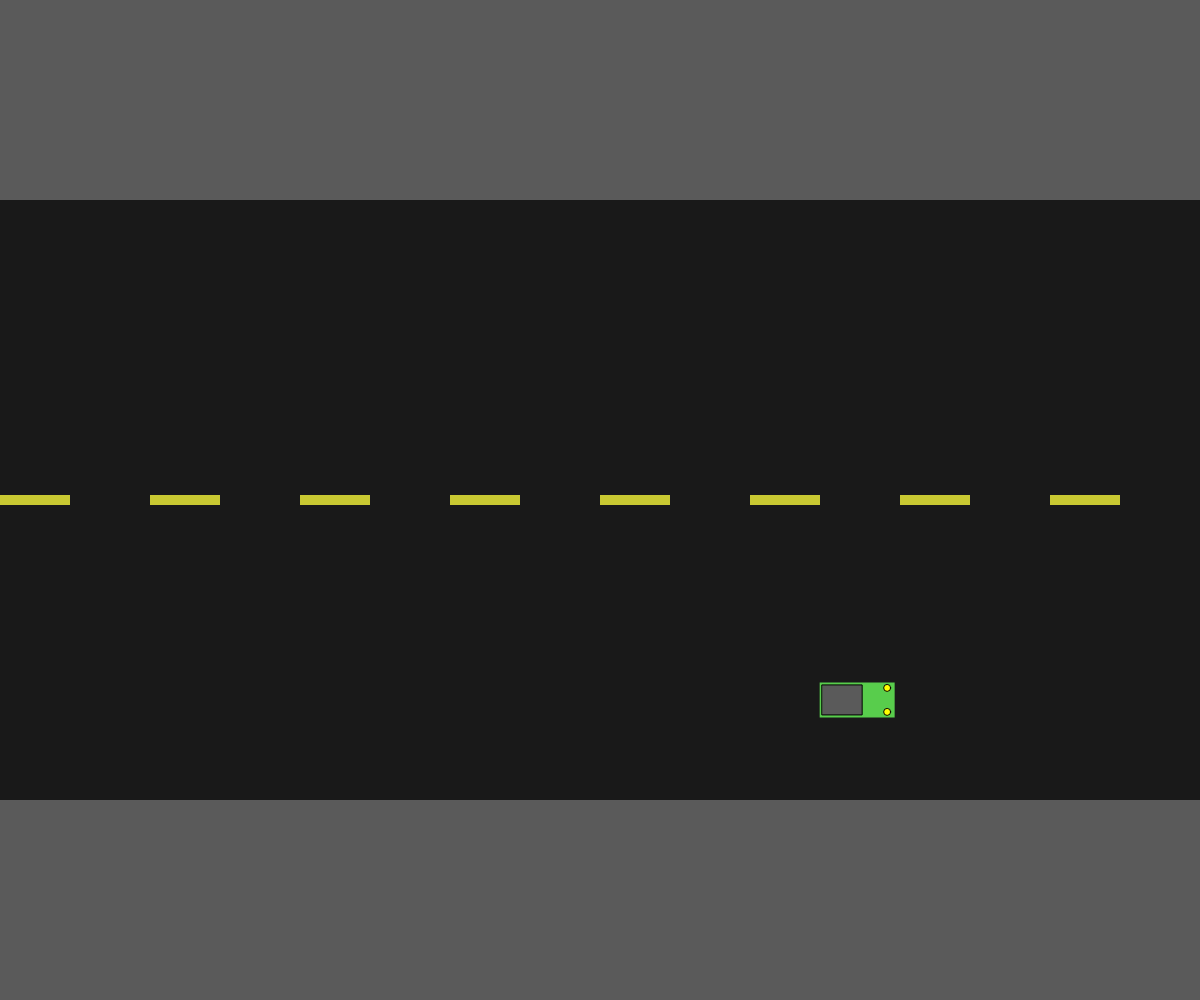
Frame 1 (no input)
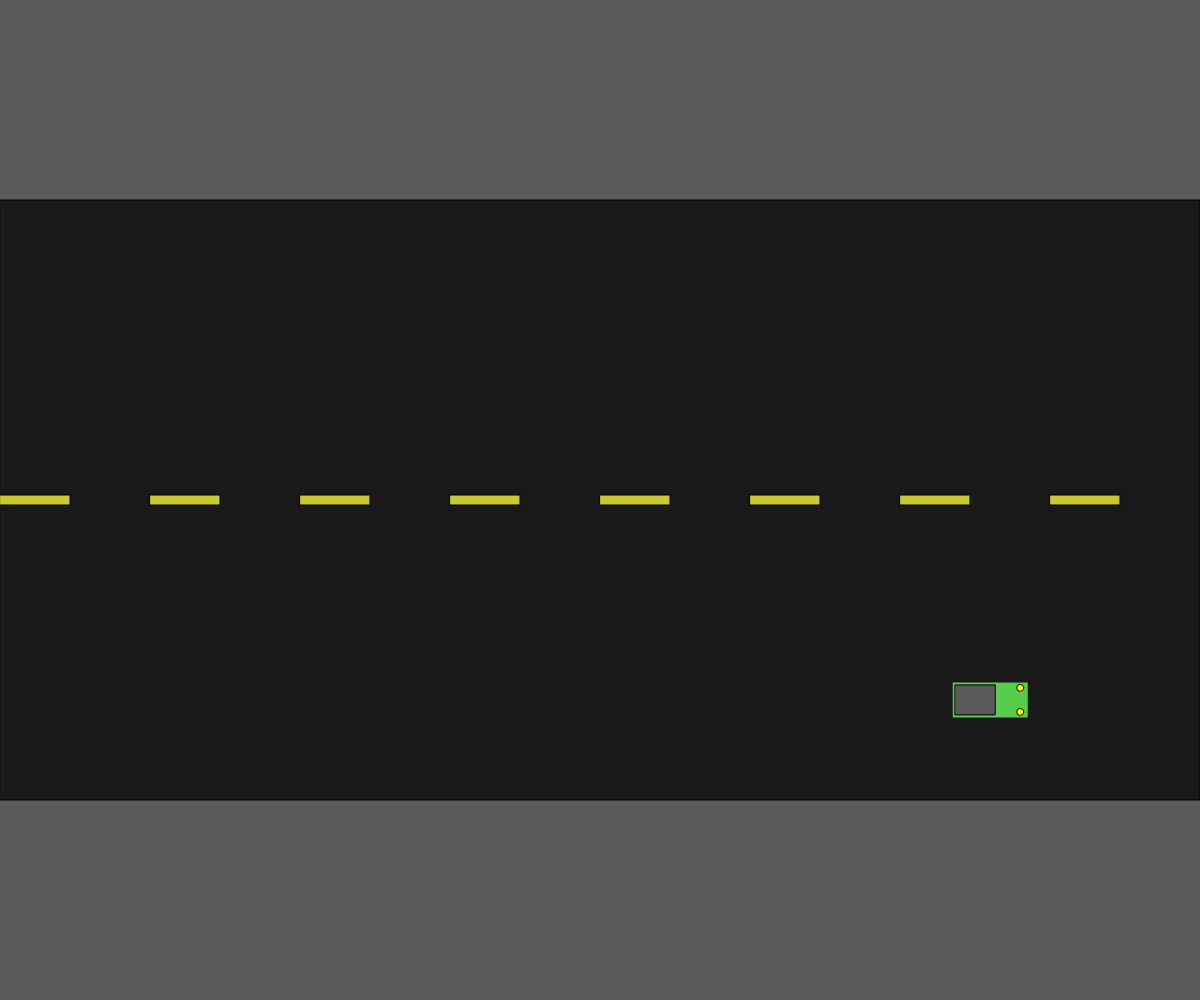
Frame 60 (no input)
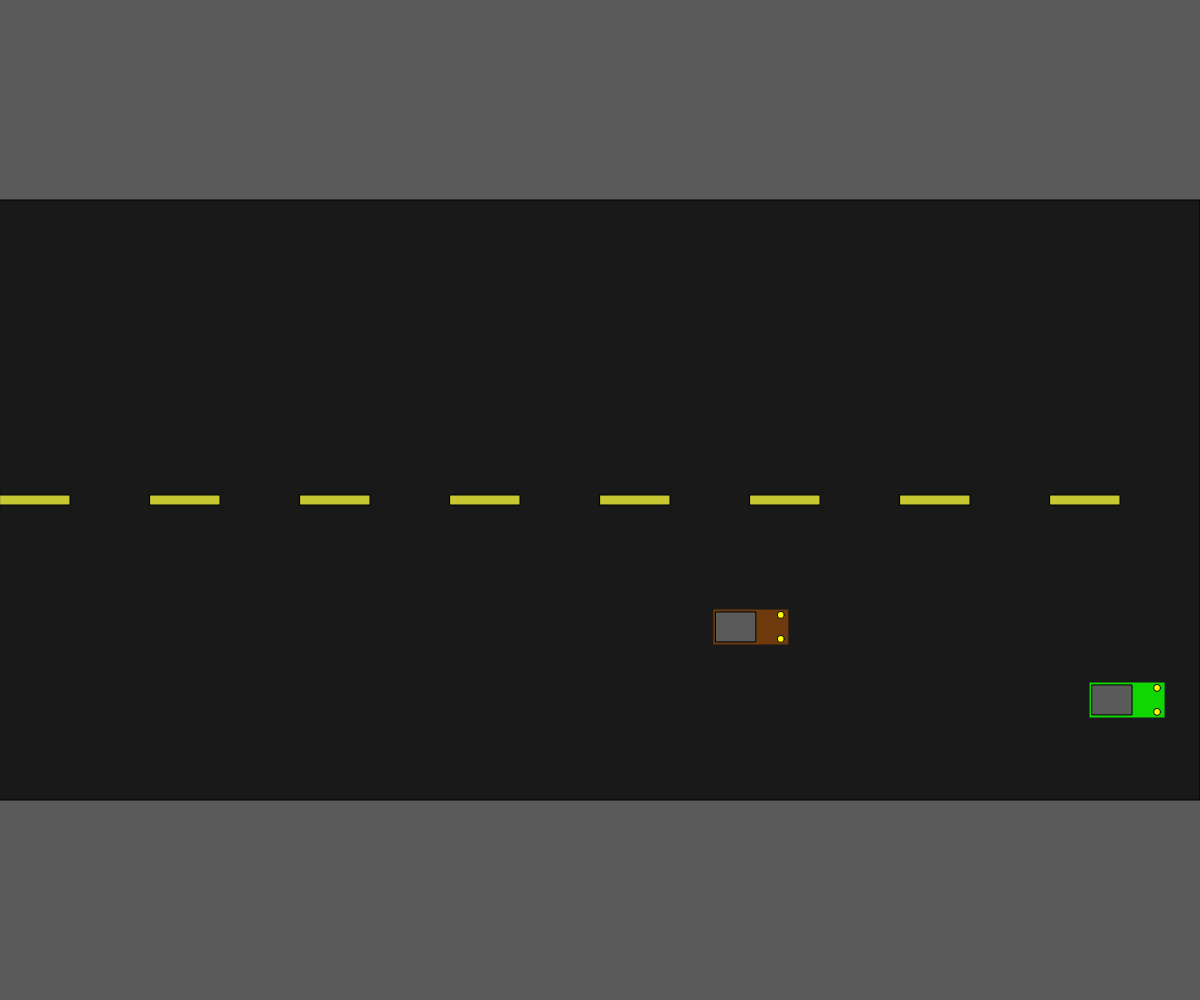
Frame 120 (the mouse pressed at the canvas centre since frame 60)

The p5.js sketch that drew these frames (run headless with seeded random() and noise() and a simulated clock; from frame 60 on, the mouse is pressed at the canvas centre):

// p5.js sketch
// ── sketch.js
// Project Title
// Your Name
// Date
//
// Extra for Experts:
// - describe what you did to take this project "above and beyond"


let cars = [];

function setup() {
  createCanvas(windowWidth, windowHeight);
  rectMode(CORNERS);
  noStroke();
  for(let i = 0; i < 1; i++) {
    cars.push(new Car(random(0,width),-1));
  }
}

function draw() {
  background(90);
  fill(25);

  road();
  for(let i = 0; i < cars.length; i++) {
    let car = cars[i];
    car.display();
    car.move();
    car.update();
  }
}

function mousePressed() {
  if(mouseButton === LEFT && keyCode === 16){
    cars.push(new Car(mouseX,50));
  } else {
    cars.push(new Car(mouseX,0));
  }
}

function keyPressed() {
}

function road() {
  rectMode(CORNERS);
  rect(0,height*0.2,width,height*0.8);
  for(i = 0; i < width; i += 150) {
    fill(200,200,50);
    rect(i,(height/2 + 5), i+70, (height/2 - 5));
  }
}

class Car {
  constructor(x,lane) {
    if(lane === -1) {
      lane = round(random(50));
    }

    if(lane < 25) {
      this.lane = "eastbound";
    } else {
      this.lane = "westbound";
    }
    if(this.lane === "eastbound") {
      this.x = x; this.y = height*(random(0.55,0.75));
    } else {
      this.x = x; this.y = height*(random(0.25,0.45));
    }
    this.colour = color(random(255),random(255),random(255));
    this.speed = random(1,4);
    this.state = round(random(1));
    
  }
  
  display() {
    fill(this.colour);
    noStroke();
    rectMode(CENTER);
    if(this.state === 0) { // Car.
      rect(this.x,this.y,75,35);
      stroke(0);

      if(this.lane === "eastbound") {
        fill(90);
        rect(this.x-15,this.y,40,30);
        fill(255,255,0);
        circle(this.x+30,this.y+12,7);
        circle(this.x+30,this.y-12,7);
      } else {
        fill(90)
        rect(this.x+15,this.y,40,30);
        fill(255,255,0);
        circle(this.x-30,this.y+12,7);
        circle(this.x-30,this.y-12,7);
      }

    } else if(this.state === 1) { // Truck.
      rect(this.x,this.y,105,45);

      if(this.lane === "eastbound") {
        stroke(0);
        fill(20);
        rect(this.x-27,this.y,45,38);
        fill(this.colour);
        rect(this.x+10,this.y,30,42)
        fill(255,255,0);
        rect(this.x+47,this.y+15,7,12);
        rect(this.x+47,this.y-15,7,12);
      } else {
        stroke(0);
        fill(20);
        rect(this.x+27,this.y,45,38);
        fill(this.colour);
        rect(this.x-10,this.y,30,42)
        fill(255,255,0);
        rect(this.x-47,this.y+15,7,12);
        rect(this.x-47,this.y-15,7,12);

      }
    }
    
  }
  
  move() {
    if(this.lane === "eastbound") {
      this.x += this.speed;
    } else {
      this.x -= this.speed;
    }
    if(this.x < 0) {
      this.x = width;
    } else if(this.x > width) {
      this.x = 0;
    }
  }

  update() { 
    if((int(random(99)) === 0) && this.speed+1 < 6) {
      this.speed += 1;
    } else if((int(random(99)) === 0) && this.speed-1 >= 0) {
      this.speed -= 1;
    } else if((int(random(99)) === 0)) {
      this.colour = color(random(255),random(255),random(255));
    }
  }
  
  // update() {
  //   let choice = random(500);
  //   if(choice === 13) {
  //     this.speed = random(10);
  //   } else if(choice > 55 && choice < 60){
  //     this.speed = random(1,4);
  //   } else if(choice < 0.5) {
  //     this.speed = 0;
  //   } 
  // }
  
}
